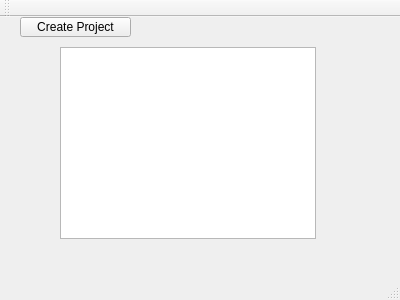
<?xml version="1.0" encoding="UTF-8"?>
<ui version="4.0">
 <class>MainWindow</class>
 <widget class="QMainWindow" name="MainWindow">
  <property name="geometry">
   <rect>
    <x>0</x>
    <y>0</y>
    <width>400</width>
    <height>300</height>
   </rect>
  </property>
  <property name="windowTitle">
   <string>MainWindow</string>
  </property>
  <widget class="QWidget" name="centralWidget">
   <widget class="QPushButton" name="pushButton">
    <property name="geometry">
     <rect>
      <x>20</x>
      <y>0</y>
      <width>111</width>
      <height>20</height>
     </rect>
    </property>
    <property name="text">
     <string>Create Project</string>
    </property>
   </widget>
   <widget class="QTreeView" name="treeView">
    <property name="geometry">
     <rect>
      <x>60</x>
      <y>30</y>
      <width>256</width>
      <height>192</height>
     </rect>
    </property>
   </widget>
  </widget>
  <widget class="QMenuBar" name="menuBar">
   <property name="geometry">
    <rect>
     <x>0</x>
     <y>0</y>
     <width>400</width>
     <height>21</height>
    </rect>
   </property>
  </widget>
  <widget class="QToolBar" name="mainToolBar">
   <attribute name="toolBarArea">
    <enum>TopToolBarArea</enum>
   </attribute>
   <attribute name="toolBarBreak">
    <bool>false</bool>
   </attribute>
  </widget>
  <widget class="QStatusBar" name="statusBar"/>
 </widget>
 <layoutdefault spacing="6" margin="11"/>
 <resources/>
 <connections/>
</ui>
